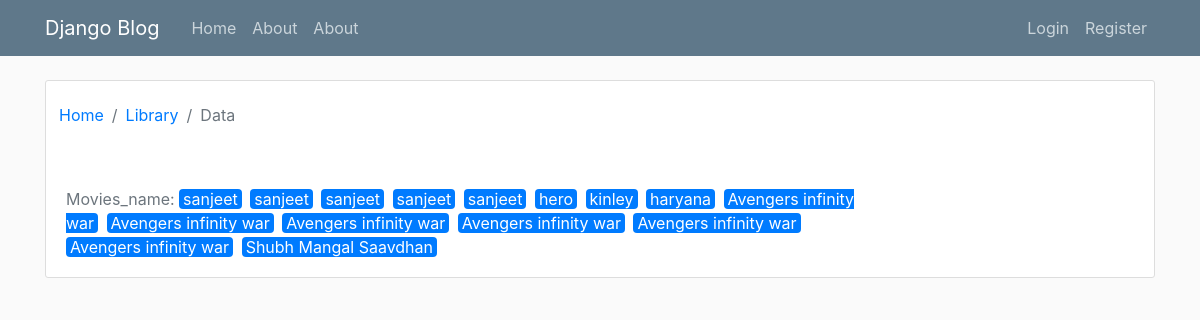
The app's page /award/pal5 with its own data.
### movies_list/models.py (models this page shows, shortened)
class Movies_list(models.Model):
	movies_id=models.AutoField(primary_key=True)
	name=models.CharField(max_length=50)
	genre=models.ManyToManyField(Genre_list)
	cast=models.ManyToManyField(Cast_list)
	director=models.ManyToManyField(Director_list)
	writer=models.ManyToManyField(Writer_list)
	awards=models.ManyToManyField(Award_list)
	country=models.ForeignKey(Country_list, on_delete=models.PROTECT)
	story_line=models.TextField(default='')
	cost=models.PositiveIntegerField(default=0)
	release_date=models.DateTimeField( blank=False,null=False)
	created_at=models.DateTimeField(default=timezone.now)
	language=models.ManyToManyField(Language_list)
	imdb_rating=models.FloatField()
	imdb_link=models.TextField()
	trailer_link=models.TextField()
	views=models.PositiveIntegerField(default=0)
	likes=models.PositiveIntegerField(default=0)
	dislike=models.PositiveIntegerField(default=0)
	ratting=models.FloatField(default=0.0)
	tags=models.TextField()
	Quality=models.ForeignKey(Quality_list,on_delete=models.PROTECT)
	movies_user_id=models.ForeignKey(User, on_delete=models.PROTECT)
	movies_type=models.ForeignKey(Movies_type_list,on_delete=models.PROTECT)
	movies_thumbnail=models.ImageField(default='thumbnail.jpg',upload_to='movies_pics')
	class Meta:
		verbose_name_plural='movies'

### movies_list/views.py (the view)
# urls.py: path("award/<str:award_name>",Award_detail,name="award-detail"),
def Award_detail(request,award_name):
	award_details=Movies_list.objects.filter(awards__award_name=award_name)
	context={
		"award_details":award_details,
	}
	return render(request,"movies_list/award_details.html",context)

### movies_list/Templates/movies_list/award_details.html (shortened to what this page needs)
{% extends "users/base.html" %}
{% load crispy_forms_tags %}
{% block content %}
    <div class="content-section ">
        <div class="row ">
            <nav aria-label="breadcrumb ">
              <ol class="breadcrumb  mx-2 px-0 my-1.5 bg-white">
                <li class="breadcrumb-item"><a href="{%url 'movies-index'%}">Home</a></li>
                <li class="breadcrumb-item"><a href="#">Library</a></li>
                <li class="breadcrumb-item active" aria-current="page">Data</li>
              </ol>
            </nav>
        </div>
        <div class="row ">
            <div class="col-md-9   my-2">
              <p class="pd-0 m-0  rounded text-secondary">Movies_name: {%for movies in award_details%}{% if not forloop.first %} {% endif %}<a class="no-underline" href="{%url 'movies-detail' movies_id=movies.movies_id %}"><span class="bg-primary rounded px-1 text-white mr-1">{{movies.name|join:""}}</span></a>{%endfor%}</p>
            </div>
        </div>
    </div>
{% endblock content %}

### users/static/css/main.css (style rules this page uses)
body { background: #fafafa; color: #333333; margin-top: 5rem; }
.content-section { background: #ffffff; padding: 10px 20px; border: 1px solid #dddddd; border-radius: 3px; margin-bottom: 20px; }

### records on screen
Movies_list: name "sanjeet"
Movies_list: name "sanjeet"
Movies_list: name "sanjeet"
Movies_list: name "sanjeet"
Movies_list: name "sanjeet"
Movies_list: name "hero"
Movies_list: name "kinley"
Movies_list: name "haryana"
Movies_list: name "Avengers infinity war"
Movies_list: name "Avengers infinity war"
Movies_list: name "Avengers infinity war"
Movies_list: name "Avengers infinity war"
Movies_list: name "Avengers infinity war"
Movies_list: name "Avengers infinity war"
Movies_list: name "Shubh Mangal Saavdhan"
